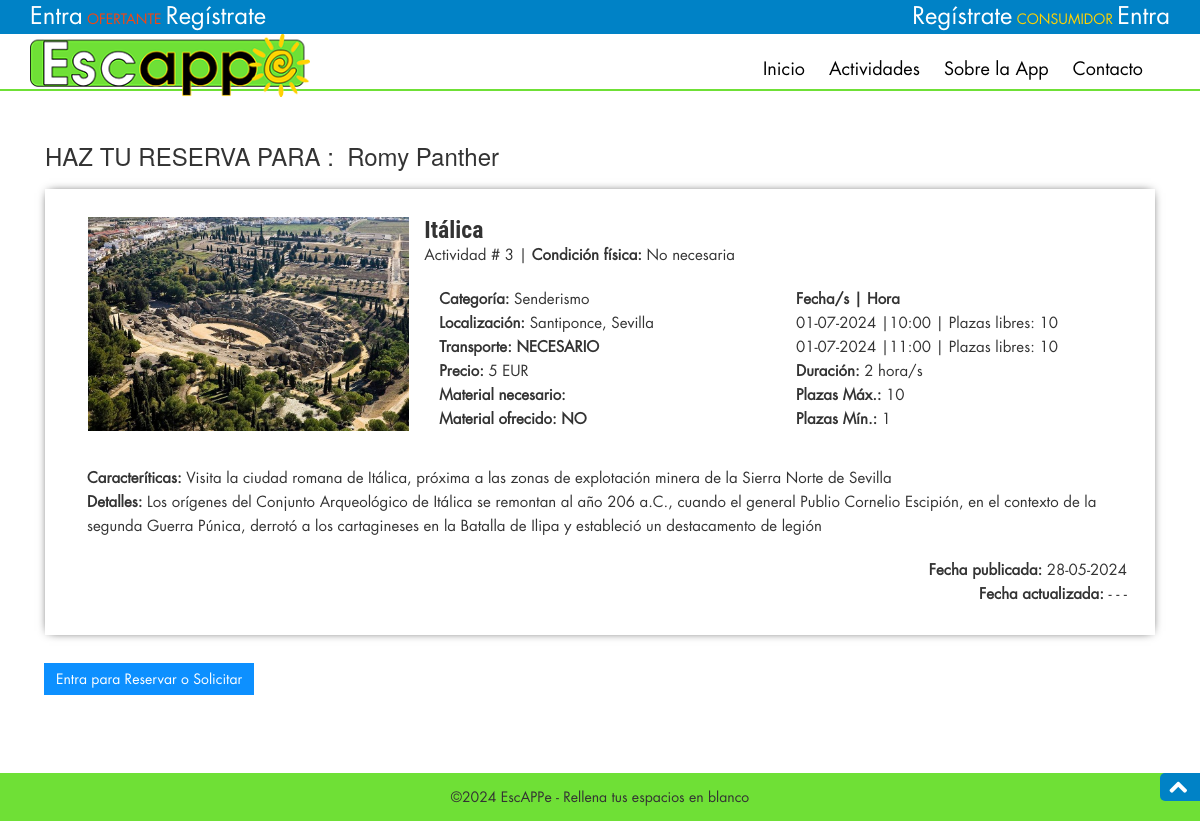
/actividad-detalles.php?actid=3, run on an earlier commit of the app's database.
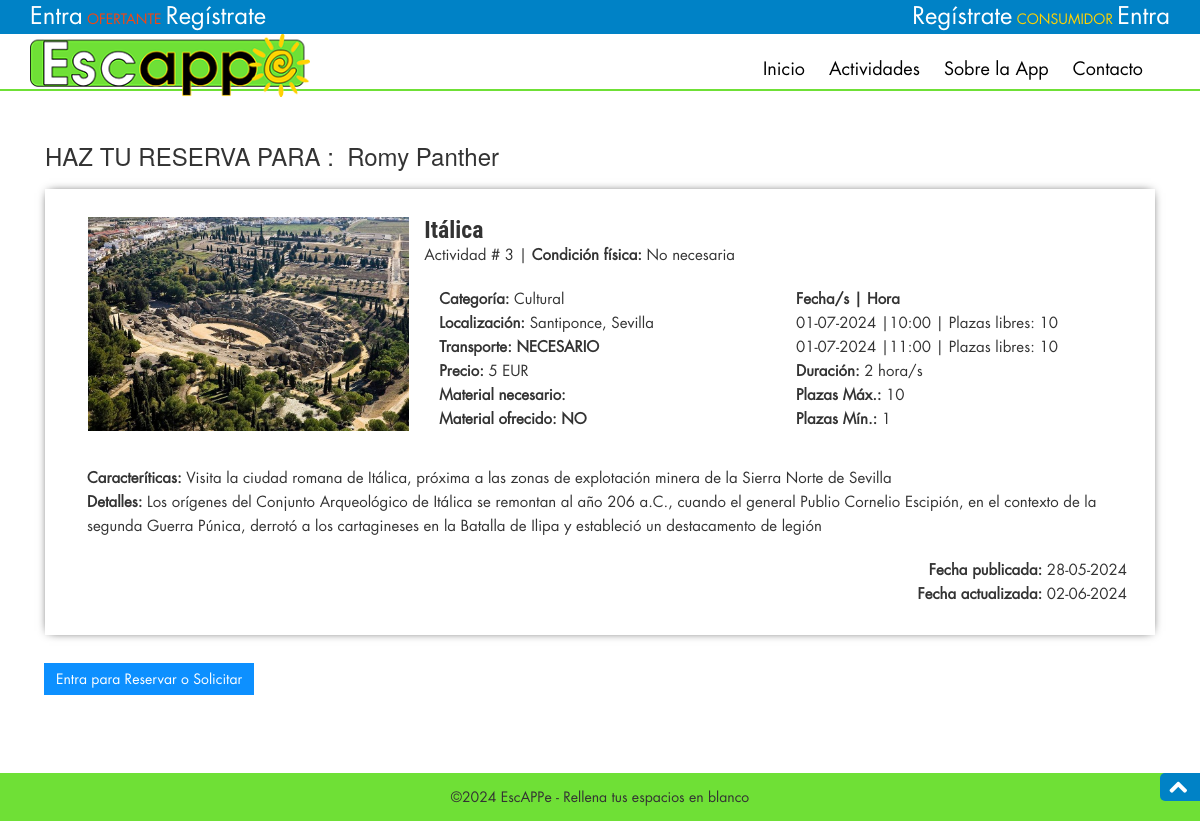
And on a later commit of the database.
### tables this page shows
CREATE TABLE `ofertante` (
  `idOfertante` int(10) NOT NULL,
  `nombreUsuario` varchar(50) NOT NULL,
  `perfil` varchar(50) NOT NULL DEFAULT 'admin',
  `nombre` varchar(100) DEFAULT NULL,
  `apellidos` varchar(150) DEFAULT NULL,
  `telefono` varchar(12) DEFAULT NULL,
  `emailOfertante` varchar(200) DEFAULT NULL,
  `password` varchar(20) DEFAULT NULL,
  `enActivo` int(10) NOT NULL DEFAULT 1,
  `foto` varchar(255) NOT NULL DEFAULT 'nobody.jpg',
  `ubicacion` varchar(120) DEFAULT NULL,
  `fechaRegistro` timestamp NULL DEFAULT current_timestamp()
);

CREATE TABLE `actividad` (
  `idActividad` int(10) NOT NULL,
  `nombreActividad` varchar(200) NOT NULL,
  `categoria` varchar(150) NOT NULL,
  `localizacion` varchar(100) DEFAULT NULL,
  `caracteristicas` varchar(255) DEFAULT NULL,
  `detalles` varchar(512) DEFAULT NULL,
  `fechasHora` varchar(200) DEFAULT NULL,
  `plazasOcupadas` varchar(15) DEFAULT NULL,
  `maxPlazas` int(5) DEFAULT NULL,
  `minPlazas` int(5) DEFAULT NULL,
  `duracion` int(11) DEFAULT NULL,
  `tarifa` int(10) DEFAULT NULL,
  `materialNecesario` varchar(150) NOT NULL,
  `materialOfrecido` tinyint(1) DEFAULT NULL,
  `plusMaterial` int(10) DEFAULT NULL,
  `condicionFisica` tinyint(1) DEFAULT NULL,
  `transporte` tinyint(1) DEFAULT NULL,
  `disponible` tinyint(1) DEFAULT 1,
  `imagen` varchar(100) DEFAULT NULL,
  `fechaPublicada` timestamp NOT NULL DEFAULT current_timestamp(),
  `fechActualizada` timestamp NULL DEFAULT NULL ON UPDATE current_timestamp(),
  `idOfertante` int(10) NOT NULL
);

### actividad-detalles.php (the view, shortened to what the rows shown need)
<?php
include ('includes/dbconnection.php');
?>
<!DOCTYPE html>
<html lang="es">
<head>
    <link href="css/font-awesome/font-awesome.min.css" rel="stylesheet">
    <link href="css/bootstrap-3.0.0/bootstrap.css" rel="stylesheet" />
    <link href="css/styles.css" rel="stylesheet" />
</head>
<body>
    <section id="actividades" class="secPad">
        <div class="container">
            <div class="selectact">
                <div class="container">
                    <?php
                    $aid = intval($_GET['actid']);
                    $sql = "SELECT * FROM actividad WHERE idActividad=:aid";
                    $query = $dbh->prepare($sql);
                    $query->bindParam(':aid', $aid, PDO::PARAM_STR);
                    $query->execute();
                    $results = $query->fetchAll(PDO::FETCH_OBJ);
                    $sql2 = "SELECT idOfertante FROM actividad WHERE idActividad =:idactiv";
                    $query2 = $dbh->prepare($sql2);
                    $query2->bindParam(':idactiv', $aid, PDO::PARAM_STR);
                    $query2->execute();
                    $results2 = $query2->fetchAll(PDO::FETCH_OBJ);
                    if ($query2->rowCount() > 0) {
                        foreach ($results2 as $result2) {
                            $idadmin = $result2->idOfertante;
                            $sql3 = "SELECT * FROM ofertante WHERE idOfertante =:idadmin";
                            $query3 = $dbh->prepare($sql3);
                            $query3->bindParam(':idadmin', $idadmin, PDO::PARAM_STR);
                            $query3->execute();
                            $results3 = $query3->fetchAll(PDO::FETCH_OBJ);
                            if ($query3->rowCount() > 0) {
                                foreach ($results3 as $result3) {
                                    $nombre = $result3->nombre;
                                    $apllidos = $result3->apellidos;
                                }
                            }
                        }
                    }
                    ?>
                    <h1 class="h3 mb-0 text-gray-800">HAZ TU RESERVA PARA :&nbsp;
                        <?php echo "$nombre&nbsp;$apllidos"; ?>
                    </h1><br>
                    <?php
                    if ($query->rowCount() > 0) {
                        foreach ($results as $result) { ?>
                            <div class="selectact_top">
                                <div class="col-md-4 selectact_left wow fadeInLeft animated" data-wow-delay=".5s">
                                    <img src="admin/images/actividad/<?php echo htmlentities($result->imagen); ?>" class="img-responsive"
                                        alt="">
                                </div>
                                <div class="selectact_right wow fadeInRight animated" style="padding-left:1em;"
                                    data-wow-delay=".5s">
                                    <h2>
                                        <?php echo htmlentities($result->nombreActividad); ?>
                                    </h2>
                                    <p>
                                        Actividad #
                                        <?php echo htmlentities($result->idActividad); ?>
                                        <?php
                                        if ($result->condicionFisica == 1) {
                                            echo '|&nbsp;<b style="color:#FF6019 !important;">Condición física: Necesaria</b>';
                                        } else {
                                            echo '|&nbsp;<b>Condición física:</b>&nbsp;No necesaria';
                                        }
                                        ?>
                                    </p>
                                    <br>
                                    <div class="row">
                                        <div class="form-group col-md-4">
                                            <p><b>Categoría:</b>
                                                <?php echo htmlentities($result->categoria); ?>
                                            </p>
                                            <p><b>Localización:</b>
                                                <?php echo htmlentities($result->localizacion); ?>
                                            </p>
                                            <p><b>Transporte:</b>
                                                <?php
                                                if ($result->transporte == 1) {
                                                    echo ("<b>NECESARIO</b>");
                                                } else {
                                                    echo htmlentities("NO NECESARIO");
                                                }
                                                ?>
                                            </p>
                                            <p><b>Precio:</b>
                                                <?php echo htmlentities($result->tarifa); ?>&nbsp;EUR
                                            </p>
                                            <p><b>Material necesario:</b>
                                            </p>
                                            <p><b>Material ofrecido:</b>
                                                <?php
                                                if ($result->materialOfrecido == 1) {
                                                    echo 'SÍ';
                                                } else {
                                                    echo '<b>NO</b>';
                                                }
                                                ?>
                                            </p>
                                        </div>
                                        <div class="form-group col-md-4">
                                            <p><b>Fecha/s | Hora</b><br>
                                                <?php
                                                $fechaHora = explode(",", $result->fechasHora, -1);
                                                $plazas = explode(",", $result->plazasOcupadas, -1);
                                                foreach ($fechaHora as $index => $fh) {
                                                    if ($fh) {
                                                        echo date('d-m-Y |', strtotime($fh));
                                                        echo date('H:i', strtotime($fh)) . " | Plazas libres: " . $result->maxPlazas - $plazas[$index] . "<br/>";
                                                    }
                                                }
                                                ?>
                                            </p>
                                            <p><b>Duración:</b>
                                                <?php echo htmlentities($result->duracion); ?> hora/s
                                            </p>
                                            <p><b>Plazas Máx.:</b>
                                                <?php echo htmlentities($result->maxPlazas); ?>
                                            </p>
                                            <p><b>Plazas Mín.:</b>
                                                <?php echo htmlentities($result->minPlazas); ?>
                                            </p>
                                        </div>
                                    </div>
                                    <p><b>Caracteríticas:</b>
                                        <?php echo htmlentities($result->caracteristicas); ?>
                                    </p>
                                    <p><b>Detalles:</b>
                                        <?php echo htmlentities($result->detalles); ?>
                                    </p>
                                    <br>
                                    <p class="text-right"><b>Fecha publicada:</b>
                                        <?php echo date("d-m-Y", strtotime($result->fechaPublicada)); ?>
                                    </p>
                                    <p class="text-right"><b>Fecha actualizada:</b>
                                        <?php
                                        if ($result->fechActualizada) {
                                            echo date("d-m-Y", strtotime($result->fechActualizada));
                                        } else {
                                            echo "- - -";
                                        }
                                        ?>
                                    </p>
                                </div>
                            </div>
                        </div>
                        <?php
                        }
                    } ?>
            </div>
        </div>
    </section>
</body>
</html>

What changed in the data, as far as the page shows it:
changed actividad "Itálica": categoria "Senderismo" → "Cultural"; fechActualizada (not shown) → "02-06-2024"; no longer shows "- - -"
